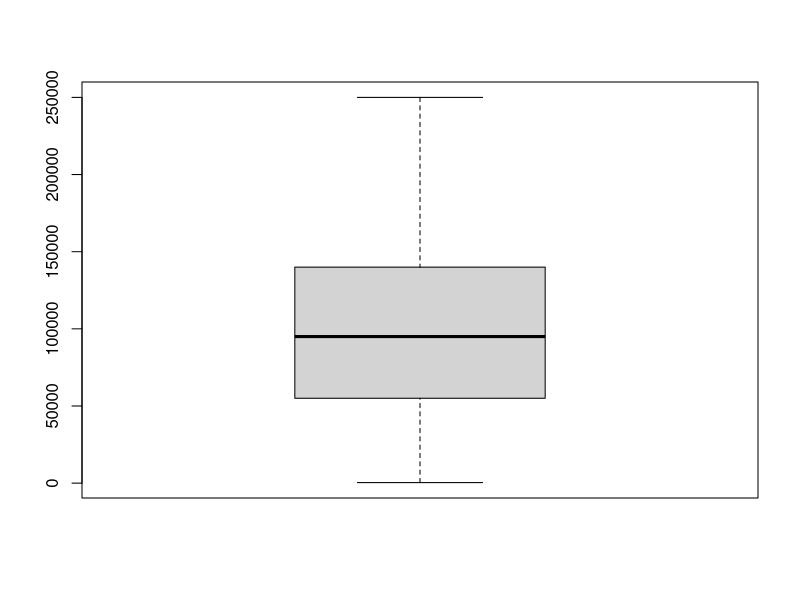
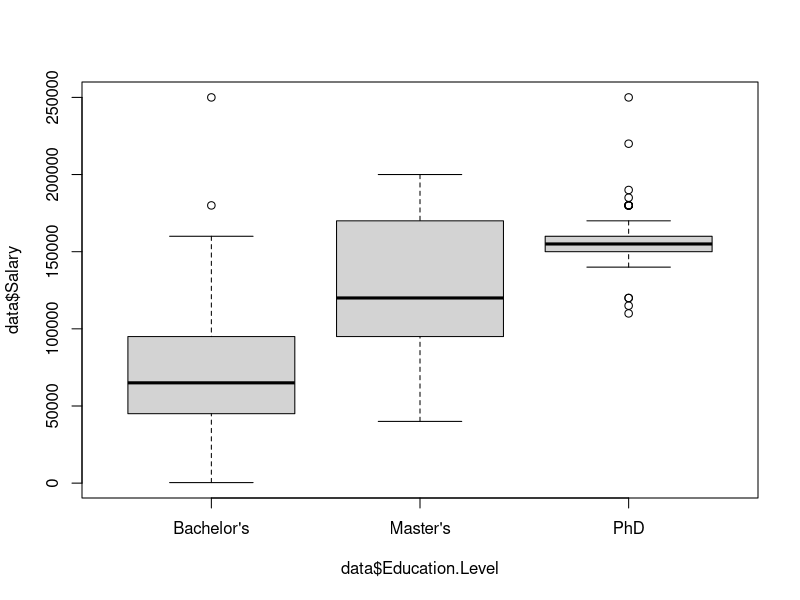
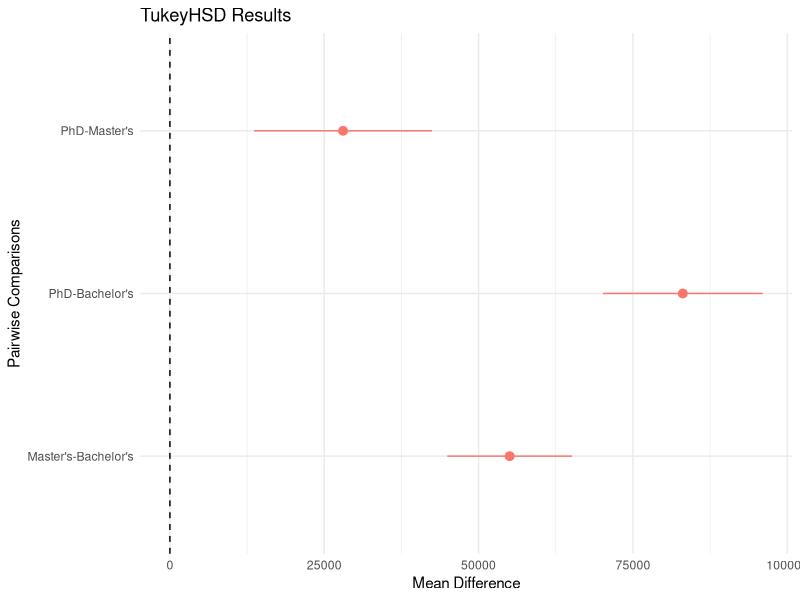
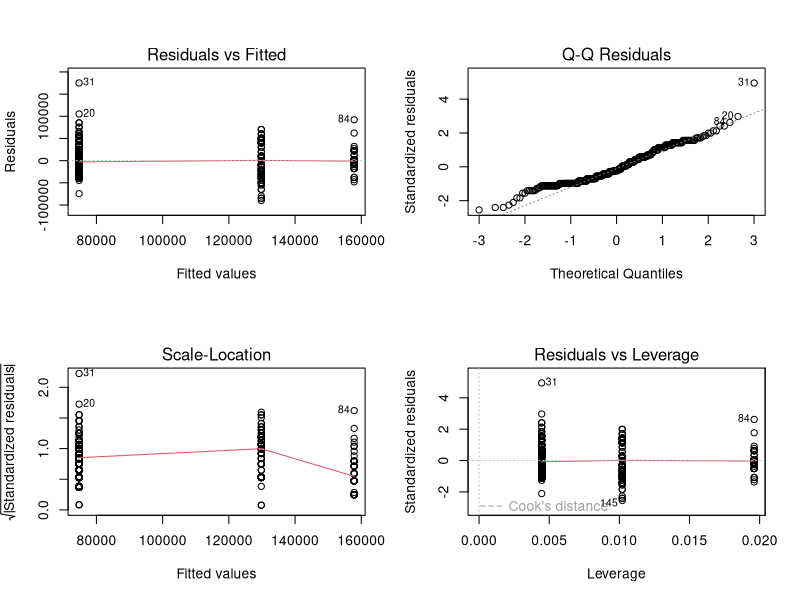
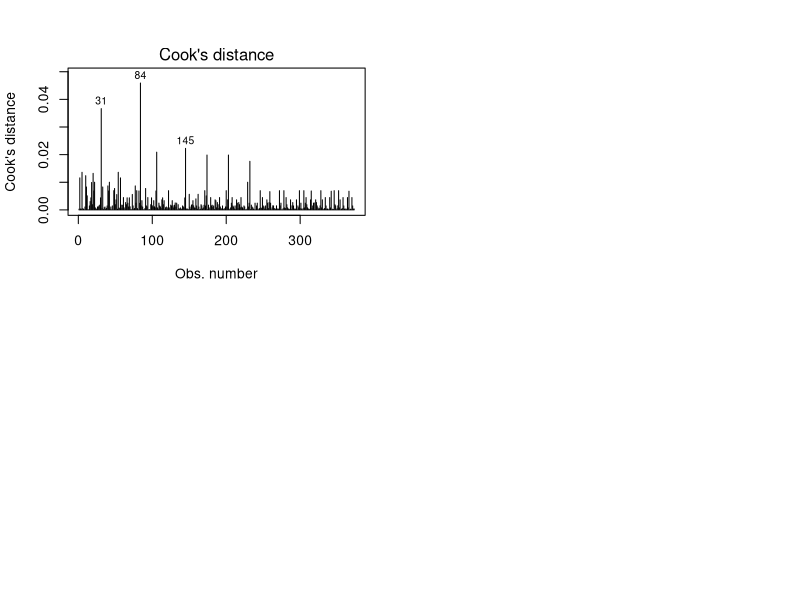
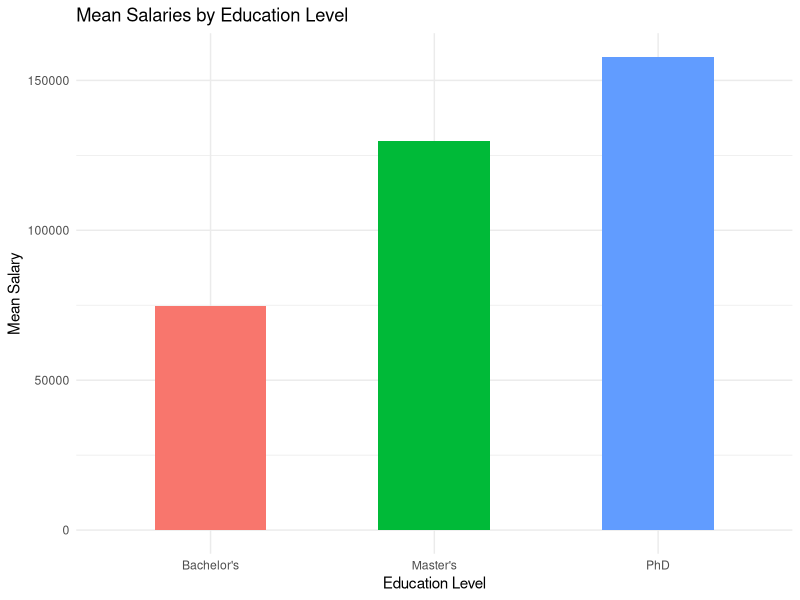
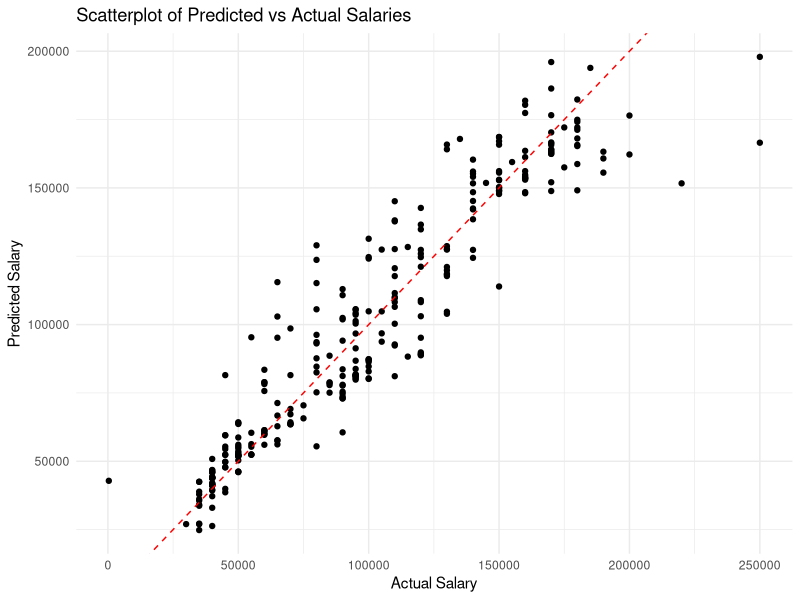

Source code (R) for these figures, in order:
library(dplyr)
library(ggplot2)

# Read data
data <- read.csv("datafile.csv", header=T)

data <- data.frame(data)

summary(data)


# Data cleaning
data <- na.omit(data)


# Check outliers
boxplot(data$Salary)
boxplot.stats(data$Salary)$out


# Convert grouping variable (Education.Level) as a factor
data$Education.Level <- as.factor(data$Education.Level)
is.factor(data$Education.Level)


# Numerical and graphical summaries
aggregate(data$Salary,by=list(data$Education.Level),summary)
aggregate(data$Salary,by=list(data$Education.Level),sd)
boxplot(data$Salary~data$Education.Level,data=data)


# Q1
# Test 1
# one-way ANOVA
m <- aov(data$Salary~data$Education.Level,data=data)
summary(m)


# Critical value
qf(0.95, 2, 370)


# Bonferroni
pairwise.t.test(data$Salary,data$Education.Level,p.adj="bonferroni")


# Tukeys Test of Honest Significance Test
tukey_results <- TukeyHSD(m)

tukey_results


# Create a tukey_df for data visualization
tukey_df <- data.frame(tukey_results$`data$Education.Level`)
colnames(tukey_df) <- c("diff", "conf.low", "conf.high", "adj.p.value")


# Add the pair of groups to the data frame
tukey_df$pair <- rownames(tukey_df)


# Calculate the mean difference for each pair
tukey_df$mean_diff <- tukey_df$diff


# Plot the mean differences and confidence intervals
ggplot(tukey_df, aes(x = pair, y = mean_diff, ymin = conf.low, ymax = conf.high, color = adj.p.value < 0.05)) +
  geom_pointrange() +
  theme_minimal() +
  labs(x = "Pairwise Comparisons", y = "Mean Difference", title = "TukeyHSD Results") +
  geom_hline(yintercept = 0, linetype = "dashed") +
  theme(legend.position = "none") +
  coord_flip()



# Test 2
# Fit linear regression model
lm_model <- lm(Salary ~ Education.Level, data = data)
summary(lm_model)


# Residual plot
par(mfrow=c(2,2))
plot(lm_model)


# Plot the outliers
plot(lm_model,4)


# Remove outlier points from model
data1 <- data %>% filter(!row_number() %in% c(145))


lm_model2 <- lm(Salary ~ Education.Level, data = data1)
summary(lm_model2)


# Confidence Interval
confint(lm_model,level = 0.95)
confint(lm_model2, level=0.95)


# Calculate mean salary for each education level
mean_salaries <- aggregate(data$Salary, by=list(data$Education.Level), mean)


# Plot the mean salaries for different education levels
ggplot(mean_salaries, aes(x = Group.1, y = x, fill = Group.1)) +
  geom_bar(stat = "identity", width = 0.5) +
  theme_minimal() +
  labs(x = "Education Level", y = "Mean Salary", title = "Mean Salaries by Education Level") +
  theme(legend.position = "none")



# Q2
# Load required libraries
library(caret)

# Create a data partition
set.seed(10)

train_index <- createDataPartition(data$Salary, p = 0.8, list = FALSE)
train_set <- data[train_index, ]
test_set <- data[-train_index, ]

# Convert the Education.Level column into a factor
train_set$Education.Level <- as.factor(train_set$Education.Level)
test_set$Education.Level <- as.factor(test_set$Education.Level)

# Fit the multiple linear regression model
model <- lm(Salary ~ Education.Level + Years.of.Experience + Age, data = train_set)

# Summarize the model
summary(model)

# Predict the salaries on the test set
predictions <- predict(model, newdata = test_set)

# Calculate the mean squared error
mse <- mean((test_set$Salary - predictions)^2)
mse

rmse <- mse**0.5
rmse


# Define k-fold cross-validation settings
k <- 10
folds <- createFolds(train_set$Salary, k = k, list = TRUE)

# Initialize variable to store the mean squared error of each fold
mse_values <- numeric(k)

# Perform k-fold cross-validation
for (i in 1:k) {
  train_cv <- train_set[-folds[[i]], ]
  valid_cv <- train_set[folds[[i]], ]
  
  model <- lm(Salary ~ Education.Level + Years.of.Experience + Age, data = train_cv)
  
  # Predict the salaries on the validation set
  predictions <- predict(model, newdata = valid_cv)
  
  # Calculate the mean squared error for the current fold
  mse_values[i] <- mean((valid_cv$Salary - predictions)^2)
}

# Calculate the average mean squared error across all folds
mean_mse <- mean(mse_values)
mean_mse

mean_rmse <- mean_mse ** 0.5
mean_rmse


# Plot the predicted model
# Initialize an empty list to store predictions and actual values
predictions_list <- list()
actual_values_list <- list()

# Perform k-fold cross-validation
for (i in 1:k) {
  train_cv <- train_set[-folds[[i]], ]
  valid_cv <- train_set[folds[[i]], ]
  
  
  model <- lm(Salary ~ Education.Level + Years.of.Experience + Age, data = train_cv)
  
  # Predict the salaries on the validation set
  predictions <- predict(model, newdata = valid_cv)
  
  
  # Store predictions and actual values in the lists
  predictions_list[[i]] <- predictions
  actual_values_list[[i]] <- valid_cv$Salary
}

# Combine predictions and actual values into data frames
predictions_df <- data.frame(Predicted = unlist(predictions_list))
actual_values_df <- data.frame(Actual = unlist(actual_values_list))


# Merge df
plot_data <- cbind(predictions_df, actual_values_df)


# Create a scatterplot of predicted vs actual values
ggplot(plot_data, aes(x = Actual, y = Predicted)) +
  geom_point() +
  geom_abline(intercept = 0, slope = 1, color = "red", linetype = "dashed") +
  theme_minimal() +
  xlab("Actual Salary") +
  ylab("Predicted Salary") +
  ggtitle("Scatterplot of Predicted vs Actual Salaries")

